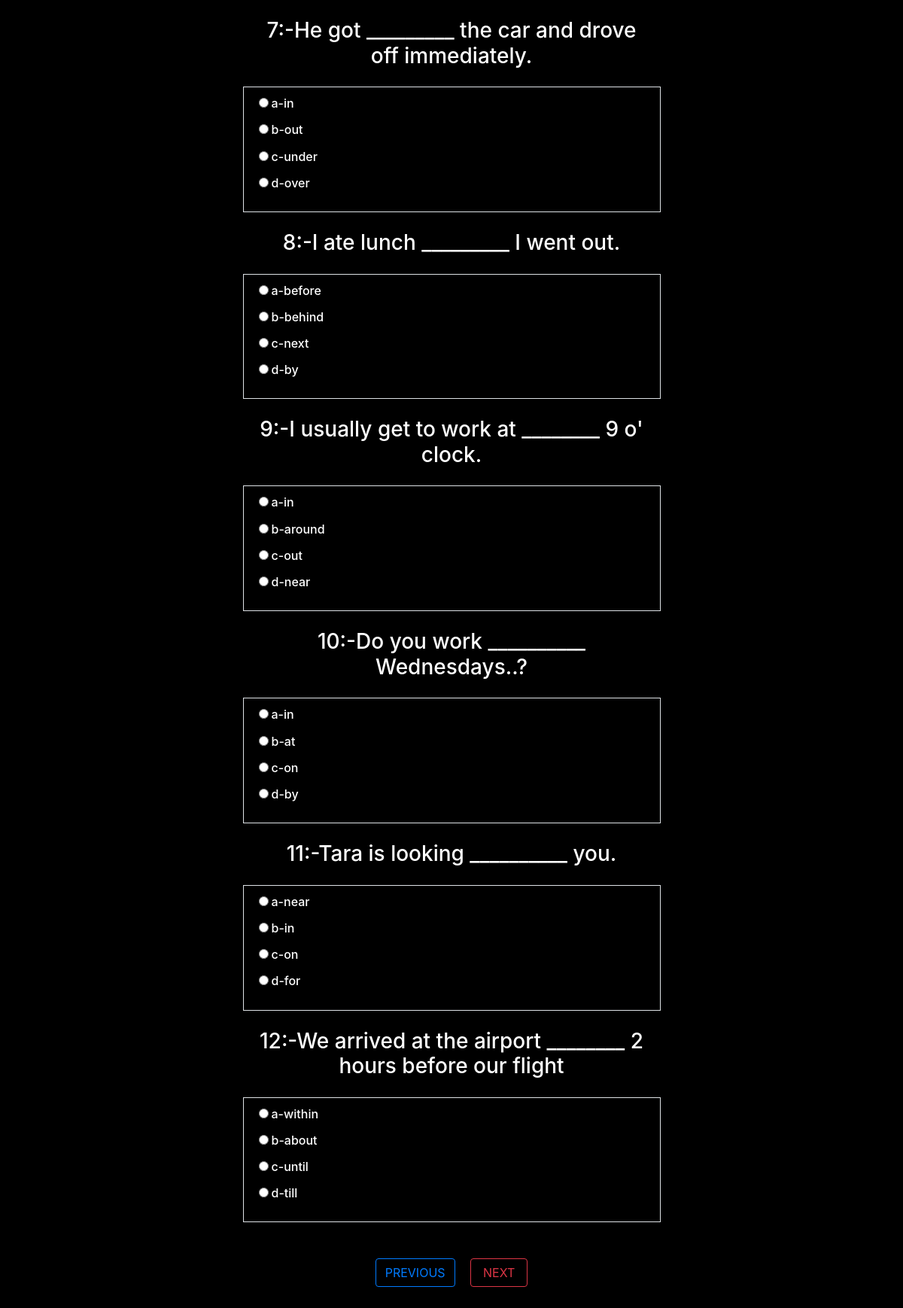
The app's page /Page2.php (signed in) with its own data.
### tables this page shows
CREATE TABLE `question` (
  `Id` tinyint(4) NOT NULL,
  `Question` varchar(150) DEFAULT NULL,
  `A_id` tinyint(4) DEFAULT NULL
);

CREATE TABLE `answer` (
  `Id` tinyint(4) NOT NULL,
  `Answer` varchar(170) DEFAULT NULL,
  `Ans_id` tinyint(4) DEFAULT NULL,
  `Alphabet` varchar(4) DEFAULT NULL,
  `Correct` tinyint(1) DEFAULT NULL
);

### Page2.php (the view, shortened to what this page needs)
<?php
   $Driver_Name ='mysql:host=localhost;dbname=quizdatabase';
   $User ='root';
   $Pass_word = '';
    try{
   $Conn  = new PDO($Driver_Name,$User,$Pass_word);
    }catch(PDOException $Error){
   die("Ops ! Something Went Wrong :");
    }
?>
<!DOCTYPE html>
<html lang="en">
<head>
    <link rel="stylesheet" href="https://maxcdn.bootstrapcdn.com/bootstrap/4.3.1/css/bootstrap.min.css">
</head>
<body>
   <div class="container">
   <form action="Page2_Backend.php" method="POST">
   <?php
       if($Conn){
        for($Id = 7 ; $Id <=12 ;$Id++){
        $Query = "select * from Question WHERE Id = $Id";
        $Result =  $Conn->query($Query);
        if($Result->rowCount()){
            $Record = $Result->fetch(PDO::FETCH_ASSOC);
     ?>
            <h3 class='text-center col-sm-6 mx-auto my-4' ><span><?php echo $Record['Id'].":-" ?></span><?php echo $Record['Question']; ?></h3>
<?php
        }
        $Query = "select * from Answer WHERE Ans_id = $Id";
        $Result = $Conn->query($Query);
        if($Result->rowCount()){
       ?>
        <div class='card-header col-sm-6 mx-auto border'>
       <?php
            while($Record = $Result->fetch(PDO::FETCH_ASSOC)){
                ?>
                <h6><label class='mr-1' ><input type="radio" name="Quiz[<?php echo $Record['Ans_id'] ?>]" id="" value="<?php echo $Record['Id']  ?>" > </label><span><?php echo $Record['Alphabet']."-" ?></span><?php echo $Record['Answer'] ?>  </h6></>
 <?php
            }
        ?>
            </div>
<?php
        }
       }
    }
   ?>
    <div class='text-center my-5'>
         <a href="Homepage.php" class='btn btn-outline-primary mr-3'>PREVIOUS</a>
         <button type='submit' class='btn btn-outline-danger px-3' Name='NEXT' value='NEXT'>NEXT</button>
    </div>
   </form>
   </div>
</body>
</html>

### Page2.php (style rules this page uses)
body { background:black; color:white; }

### records on screen
question: Id "7", Question "He got _________ the car and drove off immediately."
answer: Alphabet "a", Answer "in"
answer: Alphabet "b", Answer "out"
answer: Alphabet "c", Answer "under"
answer: Alphabet "d", Answer "over"
question: Id "8", Question "I ate lunch _________ I went out."
answer: Alphabet "a", Answer "before"
answer: Alphabet "b", Answer "behind"
answer: Alphabet "c", Answer "next"
answer: Alphabet "d", Answer "by"
question: Id "9", Question "I usually get to work at ________ 9 o' clock."
answer: Alphabet "a", Answer "in"
answer: Alphabet "b", Answer "around"
answer: Alphabet "c", Answer "out"
answer: Alphabet "d", Answer "near"
question: Id "10", Question "Do you work __________ Wednesdays..?"
answer: Alphabet "a", Answer "in"
answer: Alphabet "b", Answer "at"
answer: Alphabet "c", Answer "on"
answer: Alphabet "d", Answer "by"
question: Id "11", Question "Tara is looking __________ you."
answer: Alphabet "a", Answer "near"
answer: Alphabet "b", Answer "in"
answer: Alphabet "c", Answer "on"
answer: Alphabet "d", Answer "for"
question: Id "12", Question "We arrived at the airport ________ 2 hours before our flight"
answer: Alphabet "a", Answer "within"
answer: Alphabet "b", Answer "about"
answer: Alphabet "c", Answer "until"
answer: Alphabet "d", Answer "till"
